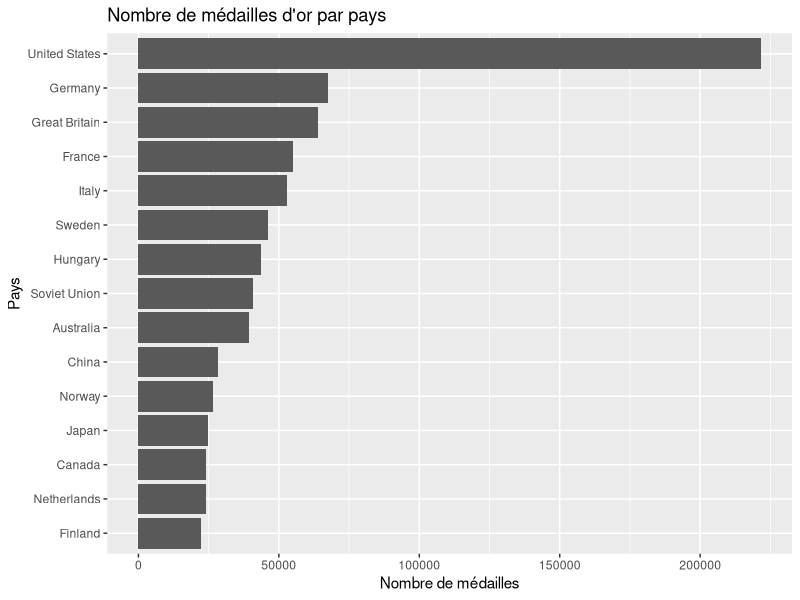
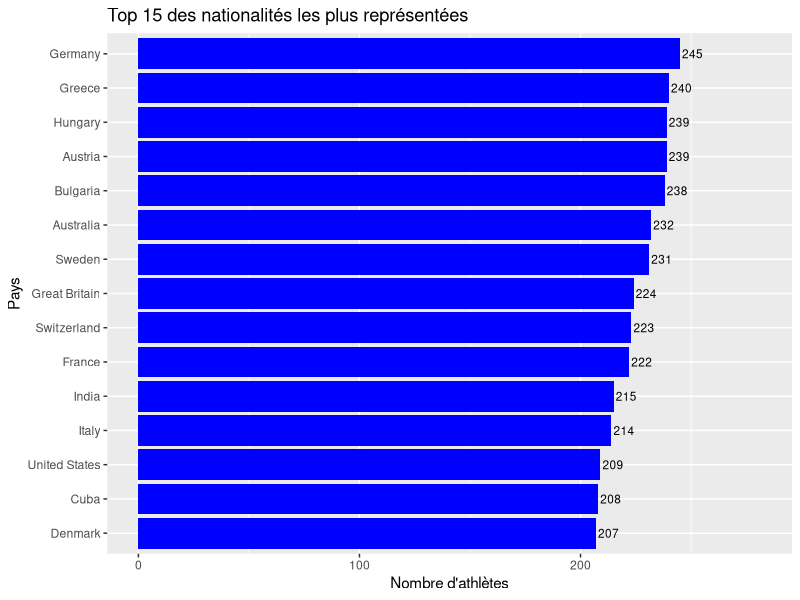
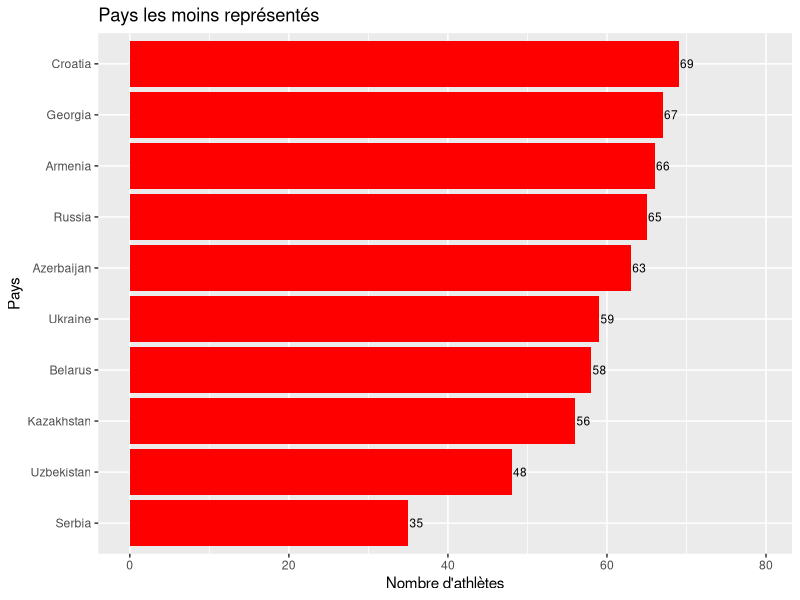
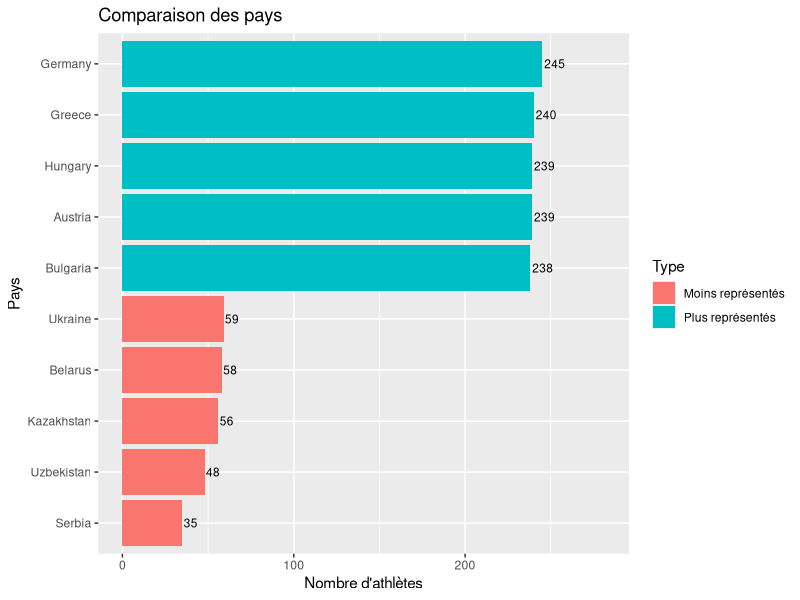
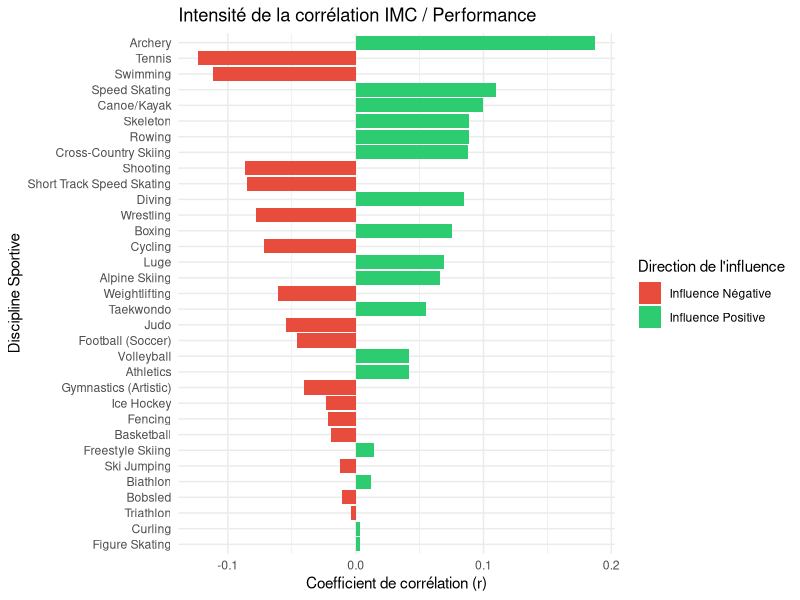
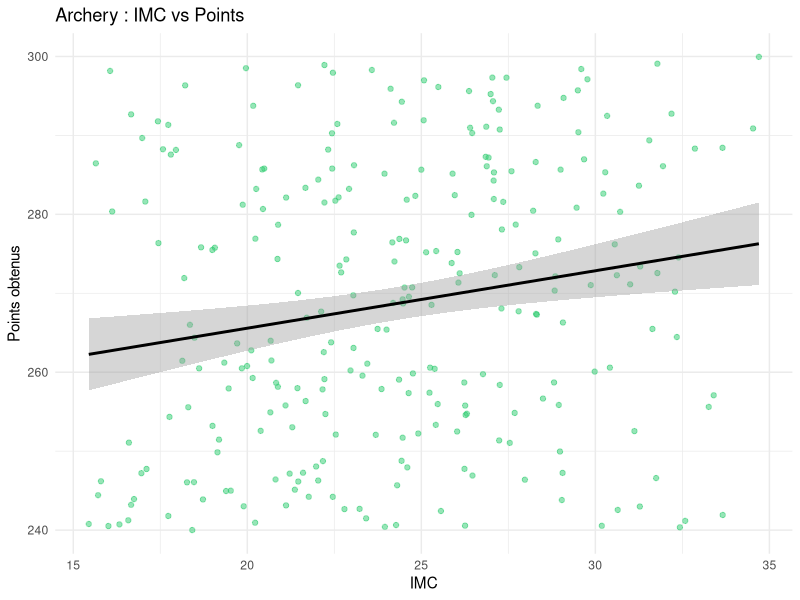
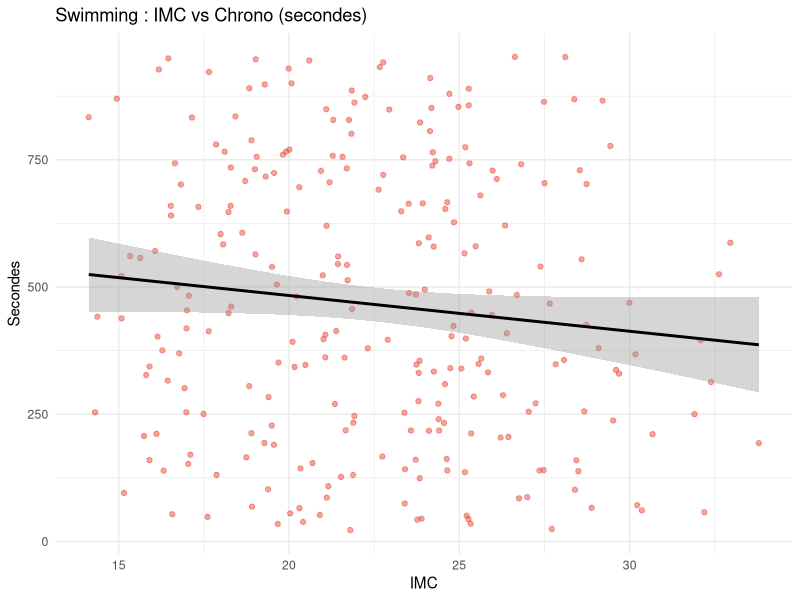

Here is the R script that generated these plots, in order:
## ---- chunk 1
knitr::opts_chunk$set(echo = FALSE, warning = FALSE, message = FALSE)
library(tidyverse)
## ---- chunk 2
library(readr)
library(dplyr)
library(ggplot2)
## ---- chunk 3
dataset = read_csv("data/olympics_athletes_dataset.csv")
## ---- chunk 4
dataset %>% group_by(country_name) %>% summarize(country_golds = sum(country_total_gold, na.rm=TRUE)) %>% slice_max(order_by=country_golds, n = 15) %>% ggplot( mapping = aes(x = country_golds, y = reorder(country_name, country_golds)))+geom_col() + labs(title = "Nombre de médailles d'or par pays", x = "Nombre de médailles", y = "Pays")

## ---- chunk 5
olympics <- read_csv("data/olympics_athletes_dataset.csv", show_col_types = FALSE)

olympics_clean <- olympics |>
  filter(!is.na(nationality), nationality != "")

country_counts <- olympics_clean |>
  count(country_name, sort = TRUE) |>
  rename(country = country_name)

# Top / Bottom
top_15 <- country_counts[1:15, ]
bottom_10 <- tail(country_counts, 10)

# Comparaison
top_5 <- country_counts[1:5, ]
top_5$type <- "Plus représentés"

bottom_5 <- tail(country_counts, 5)
bottom_5$type <- "Moins représentés"

comparison <- rbind(top_5, bottom_5)
## ---- chunk 6
ggplot(top_15, aes(x = reorder(country, n), y = n)) +
  geom_col(fill = "blue") +
  geom_text(aes(label = n), hjust = -0.1, size = 3) +
  coord_flip() +
  ylim(0, max(top_15$n) * 1.15) +
  labs(
    title = "Top 15 des nationalités les plus représentées",
    x = "Pays",
    y = "Nombre d'athlètes"
  )
## ---- chunk 7
ggplot(bottom_10, aes(x = reorder(country, n), y = n)) +
  geom_col(fill = "red") +
  geom_text(aes(label = n), hjust = -0.1, size = 3) +
  coord_flip() +
  ylim(0, max(bottom_10$n) * 1.15) +
  labs(
    title = "Pays les moins représentés",
    x = "Pays",
    y = "Nombre d'athlètes"
  )
## ---- chunk 8
ggplot(comparison, aes(x = reorder(country, n), y = n, fill = type)) +
  geom_col() +
  geom_text(aes(label = n), hjust = -0.1, size = 3) +
  coord_flip() +
  ylim(0, max(comparison$n) * 1.15) +
  labs(
    title = "Comparaison des pays",
    x = "Pays",
    y = "Nombre d'athlètes",
    fill = "Type"
  )
## ---- chunk 9
# Nettoyage spécifique pour l'analyse IMC
df_morpho <- olympics %>%
  mutate(
    weight_kg = as.numeric(weight_kg),
    height_cm = as.numeric(height_cm),
    result_value = as.numeric(result_value),
    imc = weight_kg / (height_cm / 100)^2
  ) %>%
  filter(!is.na(imc) & !is.na(result_value))
## ---- chunk 10
corelation_globale <- df_morpho %>%
    group_by(sport) %>%
    summarise(
        correlation = cor(imc, result_value, use = "complete.obs"),
        nb_athletes = n()
    ) %>%
    filter(nb_athletes >= 20) %>% 
    arrange(desc(abs(correlation)))

ggplot(corelation_globale, aes(x = reorder(sport, abs(correlation)), y = correlation, fill = correlation > 0)) +
    geom_col() +
    coord_flip() + 
    scale_fill_manual(values = c("TRUE" = "#2ecc71", "FALSE" = "#e74c3c"), 
                      labels = c("Influence Négative", "Influence Positive")) +
    labs(
        title = "Intensité de la corrélation IMC / Performance",
        x = "Discipline Sportive",
        y = "Coefficient de corrélation (r)",
        fill = "Direction de l'influence"
    ) +
    theme_minimal()
## ---- chunk 11
df_morpho %>%
  filter(sport == "Archery") %>%
  ggplot(aes(x = imc, y = result_value)) +
  geom_point(alpha = 0.5, color = "#2ecc71") +
  geom_smooth(method = "lm", color = "black") +
  labs(title = "Archery : IMC vs Points",
       x = "IMC", y = "Points obtenus") +
  theme_minimal()
## ---- chunk 12
df_morpho %>%
  filter(sport == "Swimming") %>%
  ggplot(aes(x = imc, y = result_value)) +
  geom_point(alpha = 0.5, color = "#e74c3c") +
  geom_smooth(method = "lm", color = "black") +
  labs(title = "Swimming : IMC vs Chrono (secondes)",
       x = "IMC", y = "Secondes") +
  theme_minimal()
